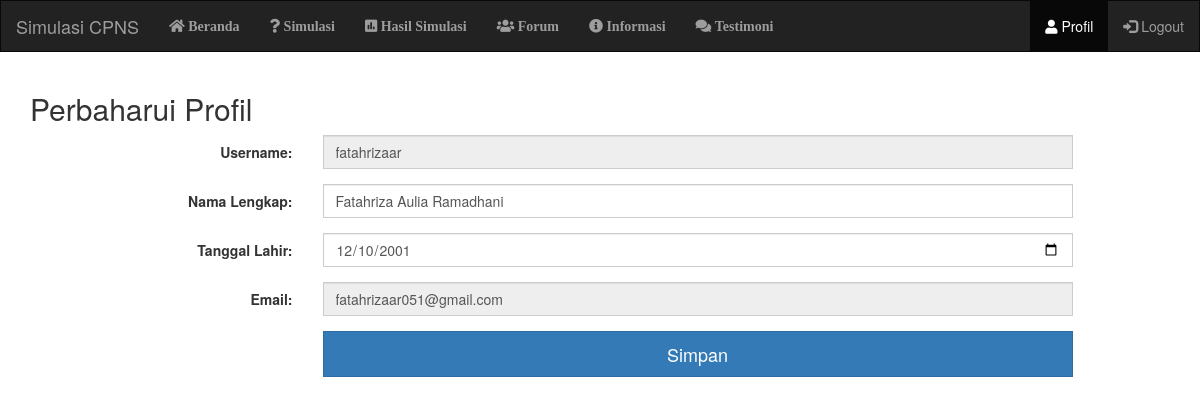
Page /studentProfile.php (signed in) on the committed database.
### tables this page shows
CREATE TABLE `users` (
  `user_id` int(11) NOT NULL,
  `username` varchar(200) NOT NULL,
  `email` varchar(200) NOT NULL,
  `password` varchar(200) NOT NULL
);

CREATE TABLE `profile` (
  `profileid` int(11) NOT NULL,
  `userid` int(11) NOT NULL,
  `name` varchar(50) NOT NULL,
  `tgl_lahir` date NOT NULL
);

### studentProfile.php (the view, shortened to what this page needs)
<?php require'database.php' ?>
<?php
$user_id = $_SESSION['user_id'];
  $q_query = mysqli_query($conn,"SELECT * FROM profile pr INNER JOIN users usr ON usr.user_id = pr.userid WHERE usr.user_id ='$user_id'");
  $results = mysqli_fetch_array($q_query, MYSQLI_ASSOC);
  $u_query = mysqli_query($conn,"SELECT * FROM users WHERE user_id ='$user_id'");
  $u_results = mysqli_fetch_array($u_query, MYSQLI_ASSOC);
?>
<!DOCTYPE html>
<html lang="en">
  <head>
    <link rel="stylesheet" href="https://maxcdn.bootstrapcdn.com/bootstrap/3.3.7/css/bootstrap.min.css">
    <link rel="stylesheet" type="text/css" href="css/stylesheet.css">
    <link rel="stylesheet" href="plugins/fontawesome-free/css/all.min.css">
  </head>
  <body>
    <nav class="navbar navbar-inverse">
      <div class="container-fluid">
        <div class="navbar-header">
          <a class="navbar-brand" href="home.php">Simulasi CPNS</a>
        </div>
        <ul class="nav navbar-nav">
          <li ><a href="home.php" class="fas fa-home"> Beranda</a></li>
          <li><a href="studentHome.php" class="fas fa-question"> Simulasi</a></li>
          <li><a href="studentResults.php" class="fas fa-poll"> Hasil Simulasi</a></li>
          <li><a href="forum.php" class="fas fa-users"> Forum</a></li>
          <li><a href="studentInformations.php" class="fas fa-info-circle"> Informasi</a></li>
          <li><a href="testimoni.php" class="fas fa-comments"> Testimoni</a></li>
        </ul>
        <ul class="nav navbar-nav navbar-right">
          <li  class="active"><a href="studentProfile.php"><span class="fas fa-user"></span> Profil</a></li>
          <li><a href="logout.php"><span class="glyphicon glyphicon-log-in"></span> Logout</a></li>
        </ul>
      </div>
    </nav>
    <div class="container">
      <h2>Perbaharui Profil</h2>
        <form class="form-horizontal" role="form" method="post" action="">
          <div class="form-group">
            <label class="col-md-3 control-label">Username:</label>
            <div class="col-md-8">
              <input class="form-control" type="text" readonly="true" value="<?php echo $u_results['username'] ?>">
            </div>
          </div>
          <div class="form-group">
            <label class="col-lg-3 control-label">Nama Lengkap:</label>
            <div class="col-lg-8">
              <input class="form-control" name="name" type="text" placeholder="Nama Lengkap Anda" value="<?php echo $results['name'] ?>">
            </div>
          </div>
          <div class="form-group">
            <label class="col-lg-3 control-label">Tanggal Lahir:</label>
            <div class="col-lg-8">
              <input class="form-control" name="tgl_lahir" type="date" placeholder="Bishop" value="<?php echo $results['tgl_lahir'] ?>">
            </div>
          </div>
          <div class="form-group">
            <label class="col-lg-3 control-label">Email:</label>
            <div class="col-lg-8">
              <input class="form-control" type="text" placeholder="xxx@gmail.com" readonly="true" value="<?php echo $u_results['email'] ?>">
            </div>
          </div>
          <div class="form-group">
            <label class="col-md-3 control-label"></label>
            <div class="col-md-8">
              <button name="update_profile" id="submit" class="btn btn-lg btn-primary btn-block" type="submit">Simpan</button>
            </div>
          </div>
        </form>
    </div>
  </body>
</html>

### css/stylesheet.css (style rules this page uses)
body { position: relative; }
* { border-radius: 0 !important; }

### rows in the picture
users: username "fatahrizaar", email "fatahrizaar051@gmail.com"
profile: name "Fatahriza Aulia Ramadhani", tgl_lahir "12/10/2001"
